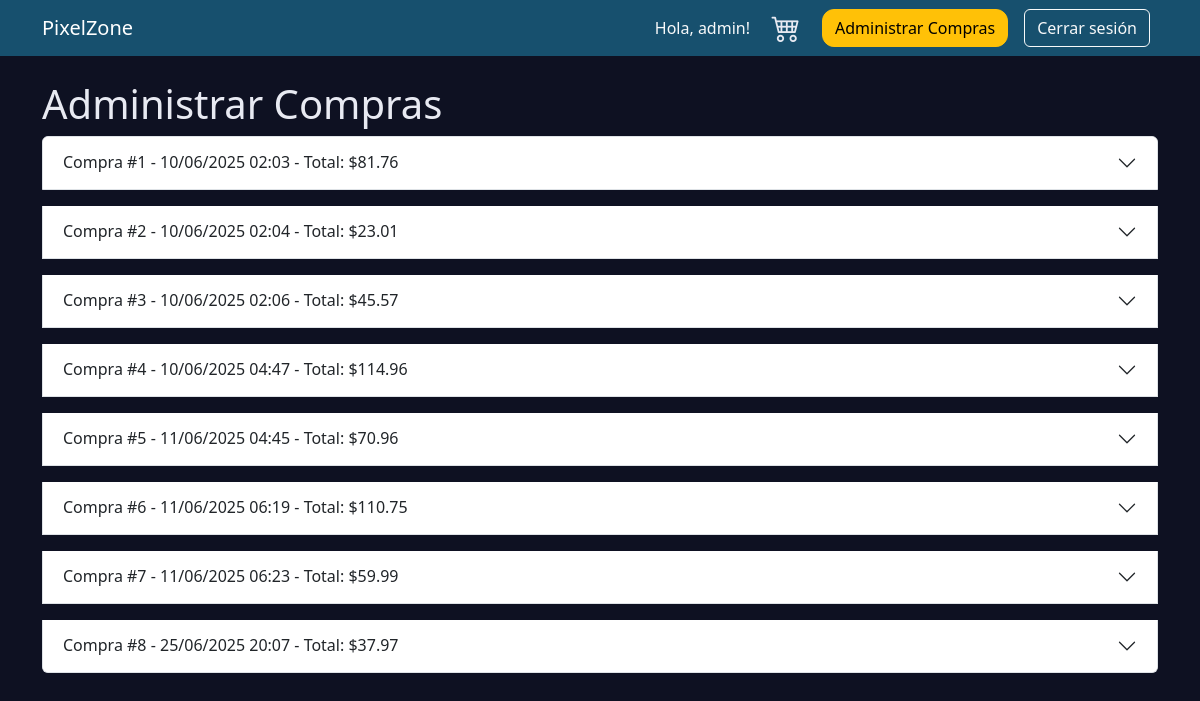
The app's page /tienda/admin/compras/ (signed in), older data.
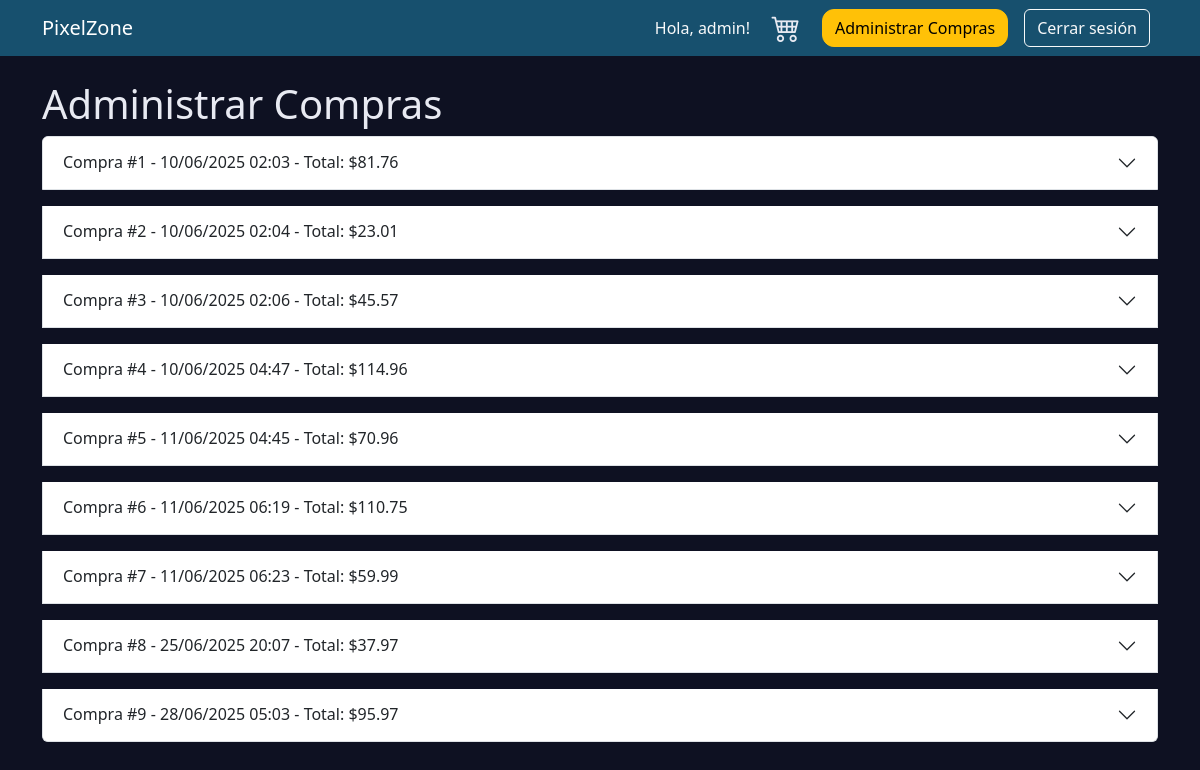
The same page, newer data.
### tienda/models.py (models this page shows)
class Compra(models.Model):
    ESTADOS = [
        ('PEND', 'Pendiente'),
        ('ENV', 'Enviado'),
        ('ENT', 'Entregado'),
        ('CAN', 'Cancelado'),
    ]
    usuario = models.ForeignKey(User, on_delete=models.CASCADE)
    juegos = models.ManyToManyField(Juego, through='DetalleCompra')
    fecha = models.DateTimeField(auto_now_add=True)
    total = models.DecimalField(max_digits=10, decimal_places=2)
    estado = models.CharField(max_length=5, choices=ESTADOS, default='PEND')

### tienda/views.py (the view, shortened to what this page needs)
# urls.py: path('admin/compras/', views.administrar_compras, name='administrar_compras'),
@staff_member_required
def administrar_compras(request):
    compras = Compra.objects.select_related('usuario').all()
    return render(request, 'administrar_compras.html', {'compras': compras})

### tienda/templates/administrar_compras.html (shortened to what this page needs)
{% extends 'base.html' %}
{% block content %}
<h1>Administrar Compras</h1>
{% if compras %}
    <div class="accordion" id="accordionCompras">
    {% for compra in compras %}
        <div class="accordion-item mb-3">
            <h2 class="accordion-header" id="heading{{ compra.id }}">
                <button class="accordion-button collapsed" type="button" data-bs-toggle="collapse" data-bs-target="#collapse{{ compra.id }}" aria-expanded="false" aria-controls="collapse{{ compra.id }}">
                    Compra #{{ compra.id }} - {{ compra.fecha|date:"d/m/Y H:i" }} - Total: ${{ compra.total }}
                </button>
            </h2>
        </div>
    {% endfor %}
    </div>
{% else %}
    <p>No hay compras registradas.</p>
{% endif %}
{% endblock %}

Row changes from the older to the newer data that the page shows:
added Compra: id "9", fecha "28/06/2025 05:03", total "95.97"
